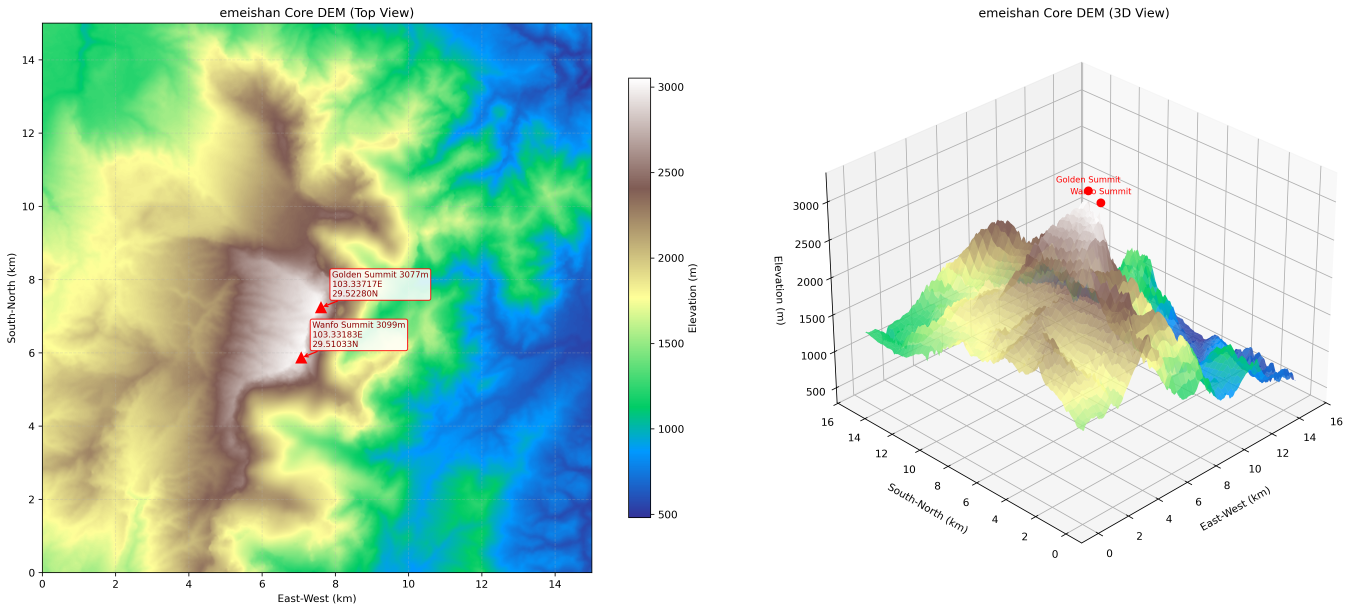
#> input picture intermediate_artifacts/figures/emeishan/emeishan_final.png, 5425 x 2446 px (shown at 1/4 size)
$ python -i optimize_fig_3_2_dual_panel.py   (imports and definitions only)
#> lines starting #> are read from the running program, lines starting #| are printed output that depends on the picture; after the words box and inside, x2 and y2 are one past the last pixel; in counts of white or black regions, pixels touching at a corner belong together
### human_risk_osm.py
"""
从本地 OSM 文件构建与 DEM 对齐的人群暴露风险栅格。

通用 OSM 标签规则用于所有场景；山体、景区道路或设施名称等专属规则由场景配置注入。
"""

from __future__ import annotations

import argparse
import json
import math
import xml.etree.ElementTree as ET
from dataclasses import dataclass
from pathlib import Path
from typing import Dict, Iterable, List, Optional, Sequence, Tuple

import matplotlib.pyplot as plt
import numpy as np
from matplotlib import colors as mcolors
from matplotlib import font_manager
from matplotlib.lines import Line2D
from matplotlib.ticker import FuncFormatter, MaxNLocator
from scipy.ndimage import distance_transform_edt
from scipy.spatial import cKDTree

from article_planner.scenario_config import load_scenario_config, resolve_resolution_m, scenario_output_dir


LEVELS = (1, 2, 3, 4)


def configure_chinese_font() -> None:
    """为预览图选择可显示中文的字体；找不到时保留 Matplotlib 默认字体。"""
    for family in ("Microsoft YaHei", "SimHei", "Noto Sans CJK SC", "Source Han Sans SC", "Arial Unicode MS"):
        try:
            font_manager.findfont(family, fallback_to_default=False)
        except Exception:
            continue
        plt.rcParams["font.sans-serif"] = [family, "DejaVu Sans"]
        plt.rcParams["axes.unicode_minus"] = False
        return
#> further down, picture is the input picture: PIL image 5425x2446 RGBA; mean R, G, B, A 198.7, 222.3, 205.3, 255


configure_chinese_font()

# 通用标签规则是跨 DEM 的底座；场景专有名称只从配置文件注入。
GENERIC_RISK_RULES = {
    "L1": [
        {"key": "sac_scale", "values": ["demanding_mountain_hiking", "alpine_hiking", "demanding_alpine_hiking"]},
        {"key": "via_ferrata", "values": ["yes"]},
        {"key": "hazard", "values": ["falling_rocks", "cliff", "steep_slope"]},
    ],
    "L2": [
        {"key": "highway", "values": ["path", "steps", "footway", "bridleway"]},
        {"key": "tourism", "values": ["viewpoint", "attraction", "picnic_site"]},
        {"key": "natural", "values": ["peak", "ridge", "cliff"]},
    ],
    "L3": [
        {"key": "aerialway", "values": ["*"]},
        {"key": "tourism", "values": ["guest_house", "alpine_hut", "camp_site", "information"]},
        {"key": "amenity", "values": ["place_of_worship", "restaurant", "cafe", "shelter", "drinking_water"]},
    ],
    "L4": [
        {"key": "highway", "values": ["tertiary", "service", "unclassified", "track"]},
        {"key": "amenity", "values": ["toilets", "parking", "bus_station", "parking_entrance"]},
        {"key": "tourism", "values": ["hotel", "museum"]},
    ],
}

L1_DANGEROUS_NAMES: List[str] = []
L2_PEAK_NAMES: List[str] = []
L2_HIGH_NAMES: List[str] = []
L3_MEDIUM_NAMES: List[str] = []
L4_LOW_ROAD_NAMES: List[str] = []

# Label verification list for summary output.
EXPECTED_LABELS = {
    "L1": L1_DANGEROUS_NAMES,
    "L2": L2_PEAK_NAMES + L2_HIGH_NAMES,
    "L3": L3_MEDIUM_NAMES,
    "L4": L4_LOW_ROAD_NAMES,
}


# [38 lines left out: function apply_scene_risk_keywords, not called in this run]


@dataclass
class WayRecord:
    way_id: int
    refs: List[int]
    tags: Dict[str, str]


def _norm(s: Optional[str]) -> str:
    return str(s or "").strip()


def _tag_l(tags: Dict[str, str], key: str) -> str:
    return _norm(tags.get(key)).lower()


# [693 lines left out: functions _contains_any, _match_rule_value, classify_generic_level, parse_osm, classify_level, is_line_way and 13 more, not called in this run]


# [2 lines that do not run on import are left out]

### tools/optimize_fig_3_2_dual_panel.py
"""将图 3.2 从三联图重构为双联论文图。"""

from __future__ import annotations

import argparse
import json
import shutil
import sys
from pathlib import Path

import matplotlib

# [1 line not run here, left out]

import matplotlib as mpl
import matplotlib.pyplot as plt
import numpy as np
from matplotlib.lines import Line2D
from matplotlib.patches import Patch
from PIL import Image

PROJECT_ROOT = Path(__file__).resolve().parents[1]
if str(PROJECT_ROOT) not in sys.path:
    sys.path.insert(0, str(PROJECT_ROOT))

from tools.build_revised_paper_assets import (
    LAYER_COLORS,
    SceneArrays,
    dashed_segments_from_points,
    load_scene_arrays,
    line_polydata_from_segments,
    node_layers,
    transform_path_points_for_pyvista,
)


DPI = 600
OUTPUT_STEM = "fig_3_2_safe_corridor_layers"
PROFILE_OUTPUT_STEM = "fig_3_2_corridor_profile_flight_mid_surfaces"
GRAPH_OUTPUT_STEM = "fig_3_2_layered_route_graph_transparent_terrain"
SCENARIO_CONFIG = "scenarios/huashan.json"
CACHE_DIR = PROJECT_ROOT / "intermediate_artifacts" / "figures" / "huashan" / "_fig_3_2_dual_panel_cache"
INTERMEDIATE_FIGURE_DIR = PROJECT_ROOT / "intermediate_artifacts" / "figures" / "huashan"

LAYER_LABELS = ["Terminal layer", "Regional route layer", "Backbone layer"]
TERRAIN_COLOR = "#6A4A3C"
FLOOR_COLOR = "#52636E"
CEILING_COLOR = "#394B55"
CORRIDOR_COLOR = "#9EABB3"


# [19 lines left out: function configure_matplotlib, not called in this run]


def crop_nonwhite(image: Image.Image, padding: int = 14) -> Image.Image:
    """裁剪白色边缘，保留少量缓冲空白。"""
#> called with padding = 14
    rgb = np.asarray(image.convert("RGB"))
    mask = np.any(rgb < 246, axis=2)
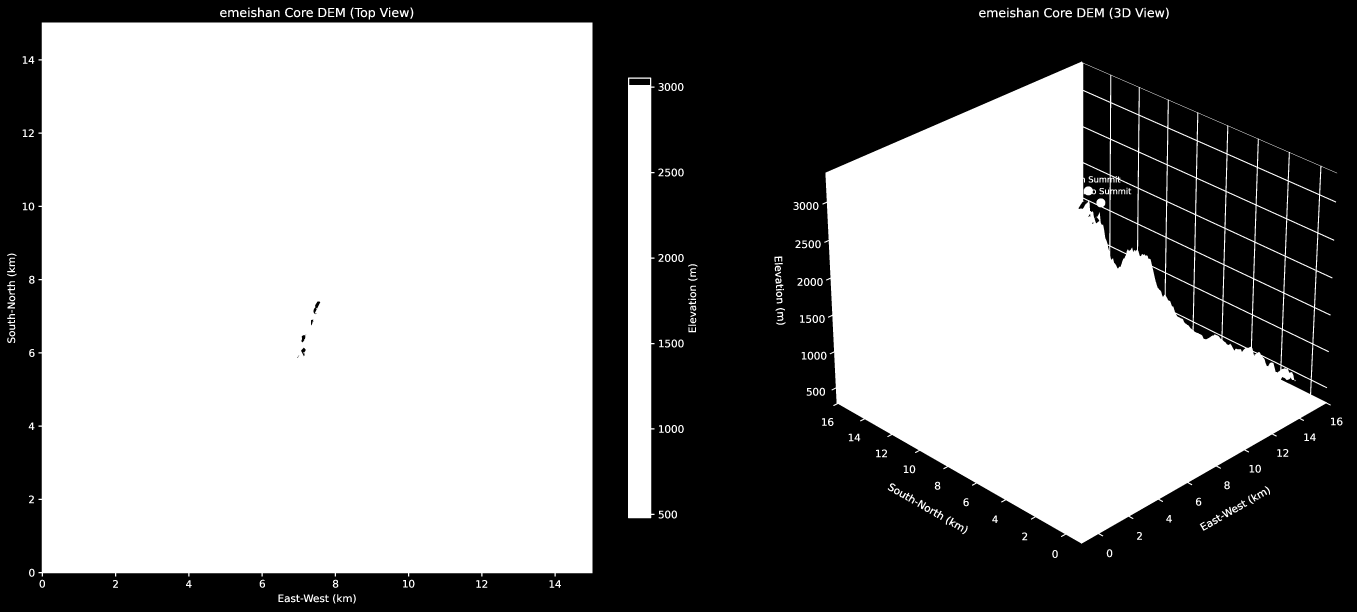
#> mask: shape (2446, 5425) bool (shown at 1/4 size); 54.1% white; 159 black regions (3 under 20 px), largest, box (x1, y1, x2, y2) and area: (0, 0, 5425, 2446) 5371171, (5149, 727, 5276, 928) 18149, (5143, 879, 5269, 1079) 17741
    if not np.any(mask):
        return image.convert("RGB")
    ys, xs = np.where(mask)
    x0 = max(0, int(xs.min()) - padding)
#> x0 = 15
    x1 = min(rgb.shape[1], int(xs.max()) + padding)
#> x1 = 5383
    y0 = max(0, int(ys.min()) - padding)
#> y0 = 16
    y1 = min(rgb.shape[0], int(ys.max()) + padding)
#> y1 = 2427
    return image.crop((x0, y0, x1, y1)).convert("RGB")
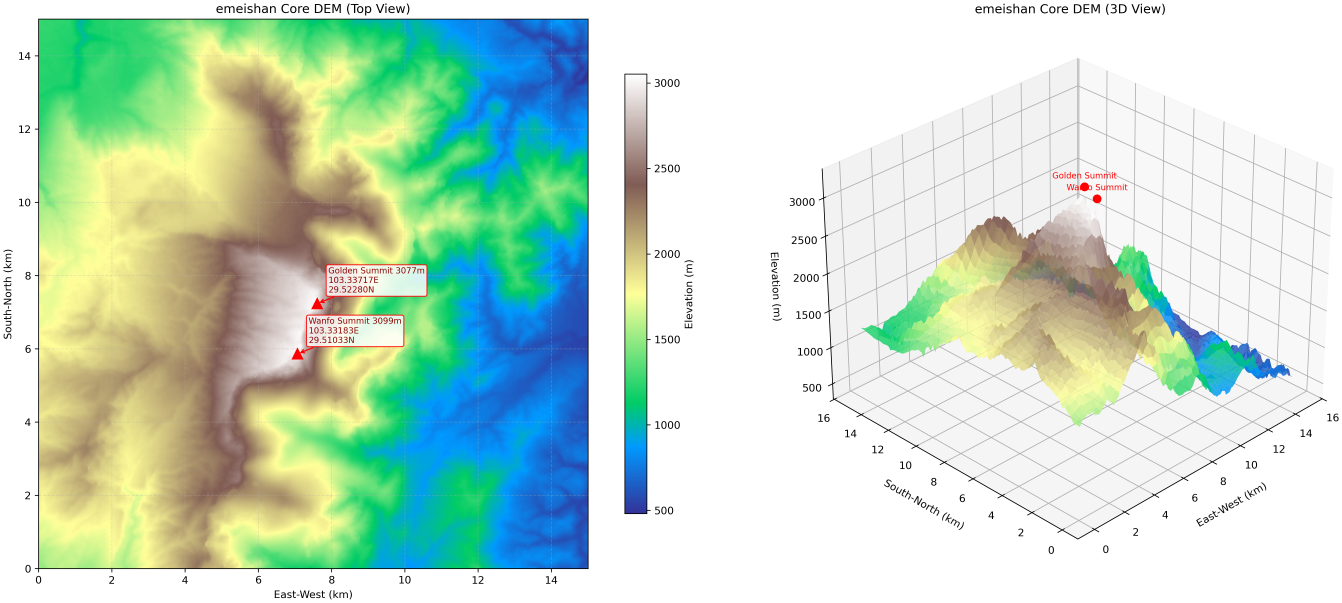
#> returned value: PIL image 5368x2411 RGB (shown at 1/4 size); mean R, G, B 197.2, 221.4, 204


# [456 lines left out: functions sample_nearest_edges, choose_focus_terminal, select_mechanism_edges, polydata_from_edge_ids, dashed_polydata_from_edge_ids, render_graph_scene and 11 more, not called in this run]


# [2 lines not run here, left out]

>>> from PIL import Image
>>> picture = Image.open('../intermediate_artifacts/figures/emeishan/emeishan_final.png')
>>> result = crop_nonwhite(picture)

$ run again, on intermediate_artifacts/figures/huashan/huashan_final.png
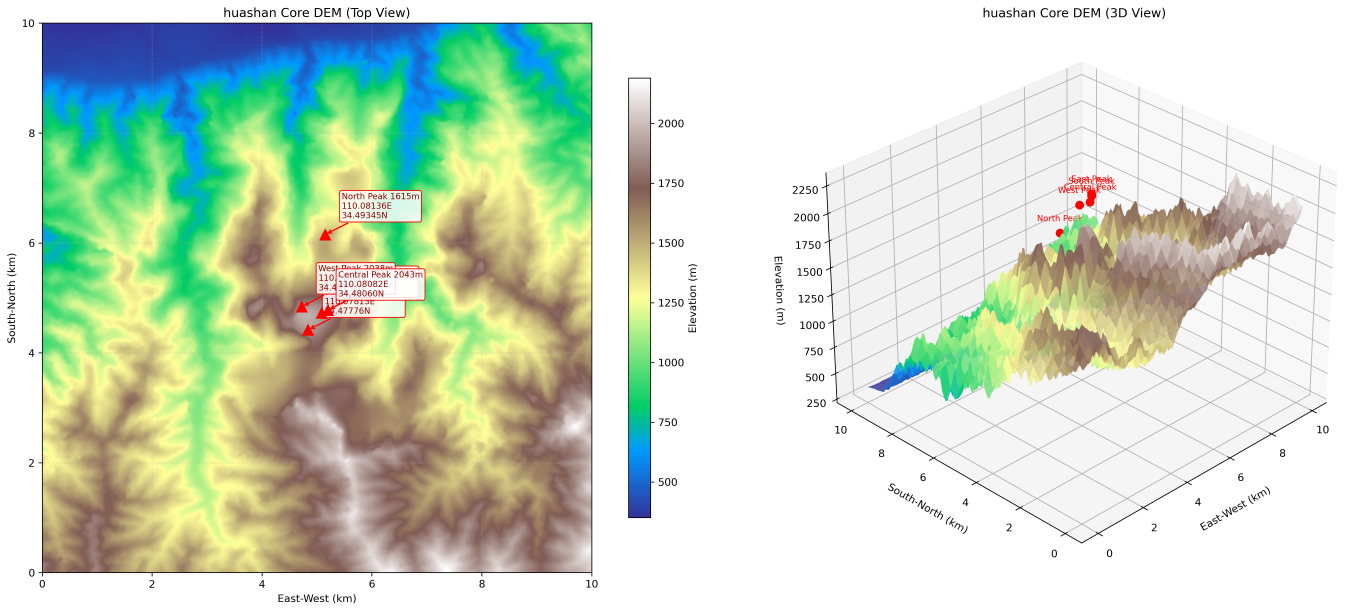
#> input picture intermediate_artifacts/figures/huashan/huashan_final.png, 5425 x 2446 px (shown at 1/4 size)
#> picture is the input picture: PIL image 5425x2446 RGBA; mean R, G, B, A 206.1, 220, 200.5, 255
#> in crop_nonwhite, `mask = np.any(rgb < 246, axis=2)`:
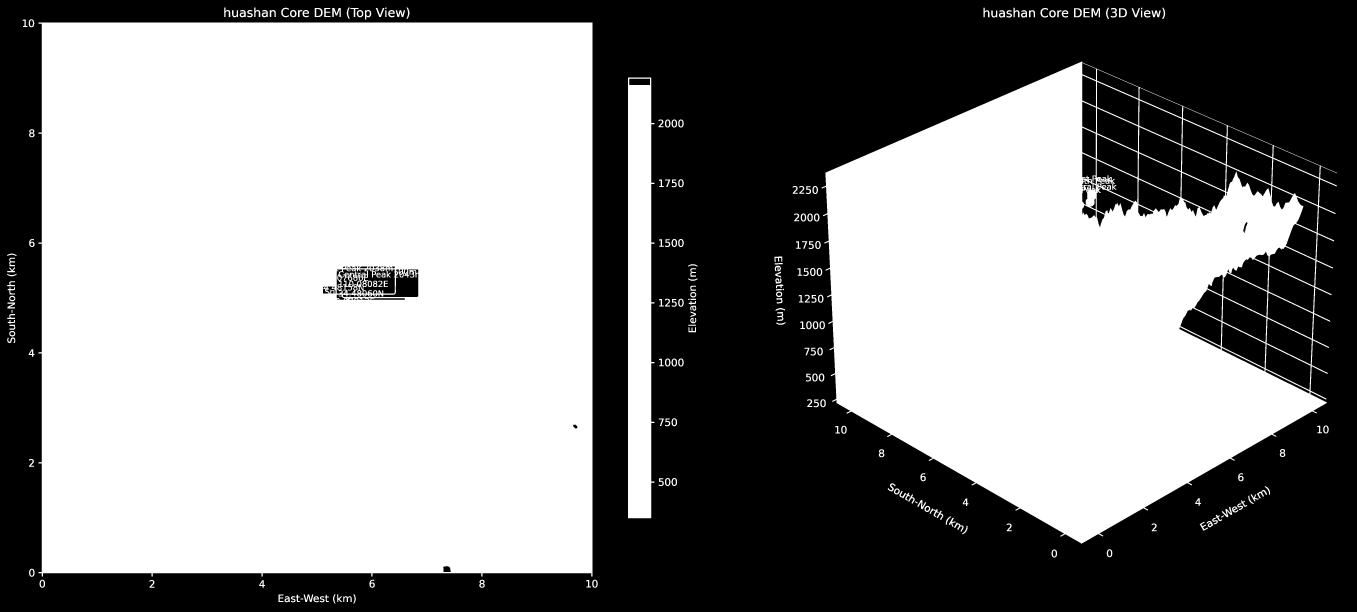
#> mask: shape (2446, 5425) bool (shown at 1/4 size); 55.3% white; 254 black regions (30 under 20 px), largest, box (x1, y1, x2, y2) and area: (0, 0, 5425, 2446) 5377037, (5089, 636, 5276, 821) 19501, (4907, 556, 5089, 738) 18789
#> x0 = 15
#> x1 = 5362
#> y0 = 16
#> y1 = 2427
#> in crop_nonwhite, `return image.crop((x0, y0, x1, y1)).convert("RGB")`:
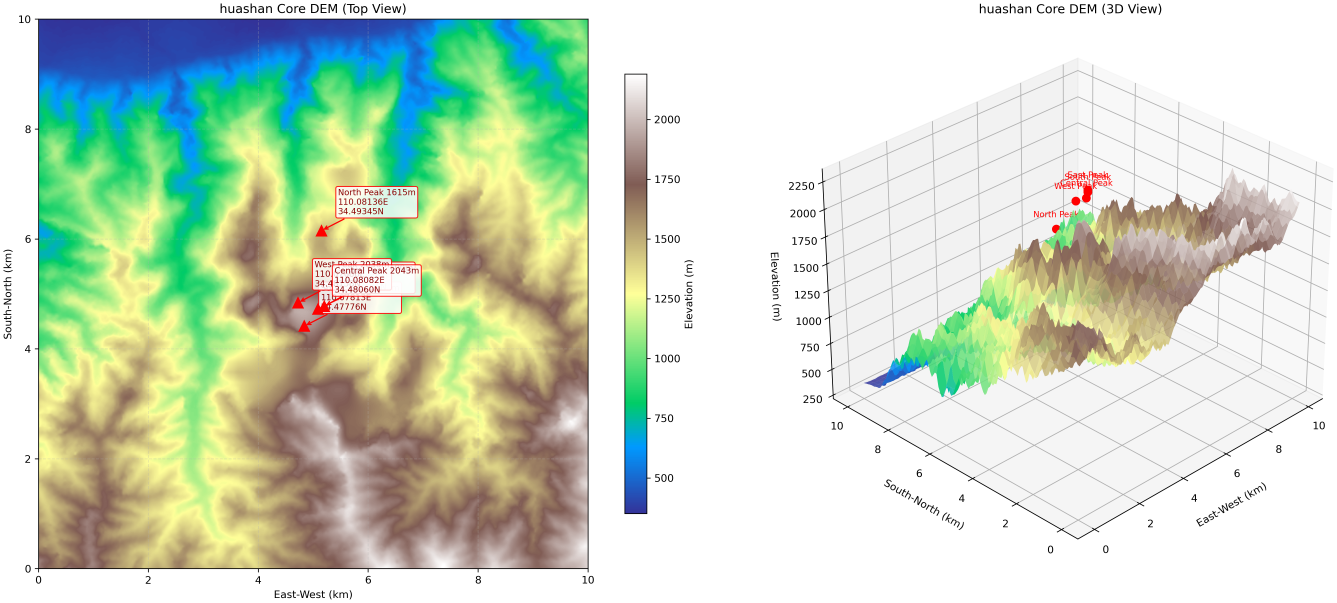
#> returned value: PIL image 5347x2411 RGB (shown at 1/4 size); mean R, G, B 204.7, 219, 198.9
